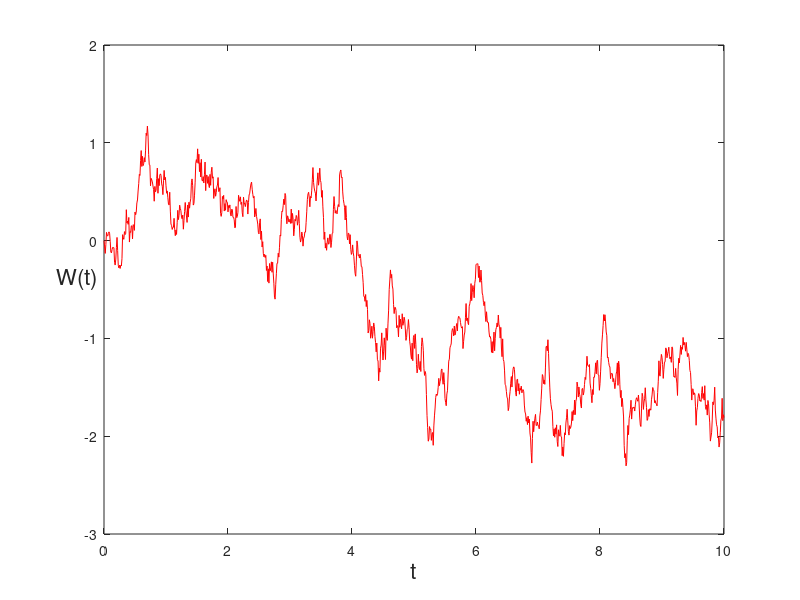
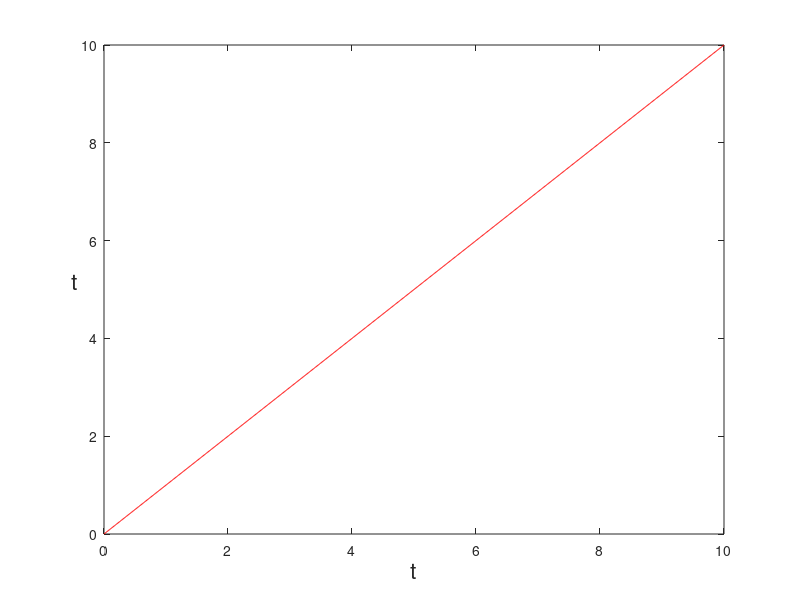
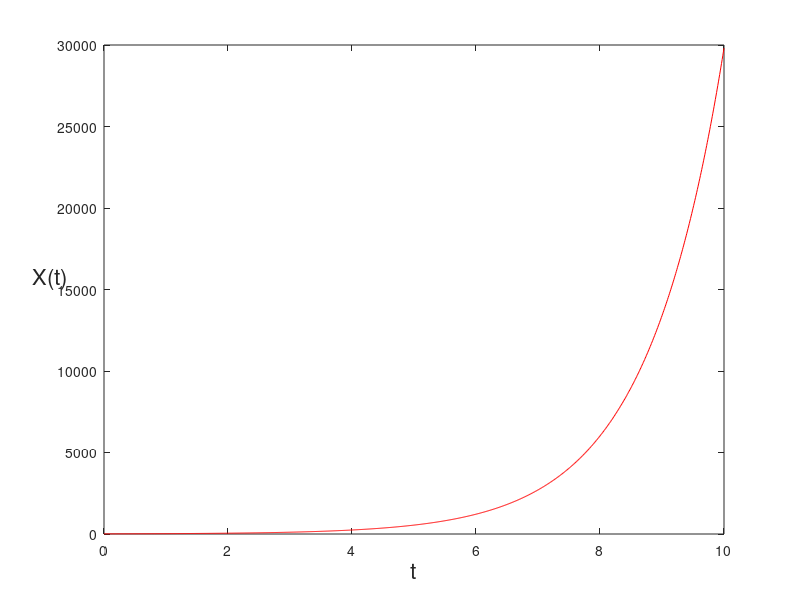
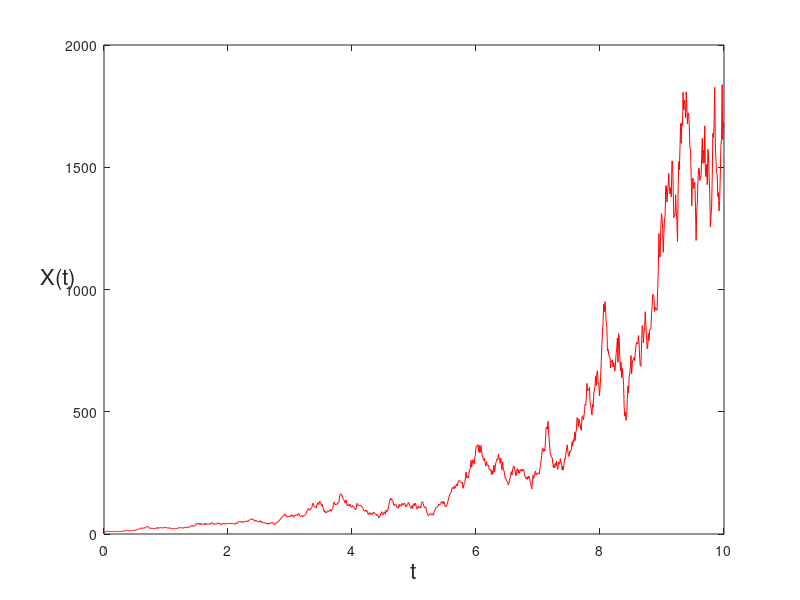

These charts were generated, in order, by the following MATLAB code:

randn('state',100)           
T = 10; N = 1000; dt = T/N;
dW = zeros(1,N);             
W = zeros(1,N);              

dW(1) = sqrt(dt)*randn;      
W(1) = dW(1);                
for j = 2:N
   dW(j) = sqrt(dt)*randn;   
   W(j) = W(j-1) + dW(j); 
end

figure(1)
plot([0:dt:T],[0,W],'r-')    
xlabel('t','FontSize',16) 
ylabel('W(t)','FontSize',16,'Rotation',0)


dt = zeros(1,N);             
t = zeros(1,N);              
dt(1) = T/N;
t(1) = dt(1);                
for j = 2:N
    dt(j) = T/N
    t(j) = t(j-1) + dt(j); 
end

figure(2)
plot([0:dt:T],[0,t],'r-')    
xlabel('t','FontSize',16) 
ylabel('t','FontSize',16,'Rotation',0)




m = 0.8;
s = 0.6;
dx = zeros(1,N);             
x = zeros(1,N);              
x(1) = 10;                
for j = 2:N
    x(j) = x(1) * exp(m*t(j)) ; 
   % dx(j) = m * x(j) * dt;
end


figure(3)
plot([0:dt:T],[0,x],'r-')    
xlabel('t','FontSize',16) 
ylabel('X(t)','FontSize',16,'Rotation',0)


dy = zeros(1,N);             
y = zeros(1,N);              
y(1) = 10;                
for j = 2:N
    y(j) = x(1) * exp((m - s*s/2) *t(j) + s*W(j)) ; 
 %dy(j) = m * y(j) * dt + s * x(j) * dW(j);
   
end


figure(4)
plot([0:dt:T],[0,y],'r-')    % plot W against t
xlabel('t','FontSize',16) 
ylabel('X(t)','FontSize',16,'Rotation',0)

